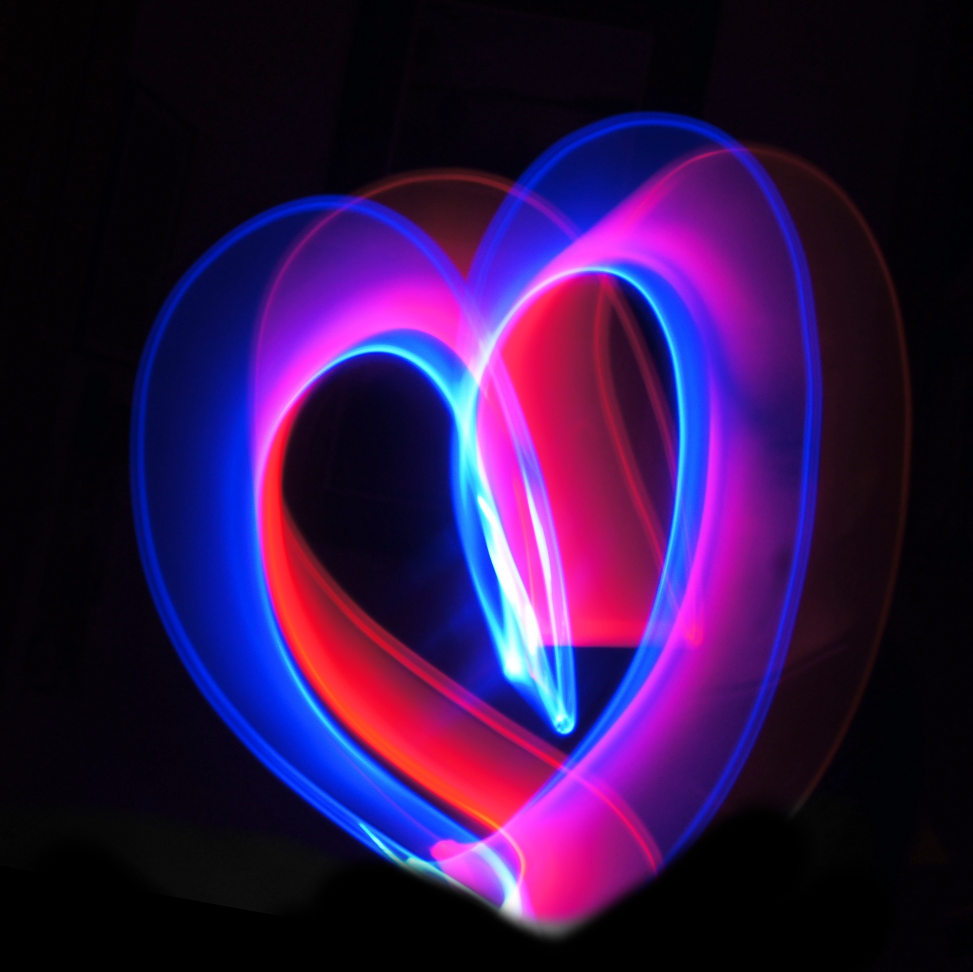
#> input picture love_logo.png, 2917 x 2915 px, found by its file name (shown at 1/3 size)
$ python verify_hidden_watermark.py
#> lines starting #> are read from the running program, lines starting #| are printed output that depends on the picture
### lovev1/core/watermark.py
"""
Intelligent Watermark System with Energy-Based Placement

This module provides sophisticated watermarking capabilities:
- Energy-based optimal placement using Sobel gradients
- Rotating logo pool for variety
- Dynamic text transformations (rotate, scale, skew) based on image content
- Logo + "@e-v-l-o-v-e.bsky.social" text composite watermarks
"""

import os
import json
import math
import numpy as np
from PIL import Image, ImageDraw, ImageFont, ImageFilter, ImageEnhance
from scipy import ndimage
from typing import Tuple, Optional, List
import core.logging

# --- Configuration ---
WATERMARK_OPACITY = 0.25  # Default opacity (0-1)
WATERMARK_MAX_SIZE_RATIO = 0.15  # Max watermark size relative to image
WATERMARK_MIN_SIZE_RATIO = 0.08  # Min watermark size relative to image
WATERMARK_TEXT = "@e-v-l-o-v-e.bsky.social"
WATERMARK_MARGIN = 20  # Pixels from edge

# Logo rotation state file
LOGO_STATE_FILE = os.path.join(os.path.dirname(__file__), "..", "watermark_state.json")

# --- Logo Pool ---
def get_logo_paths() -> List[str]:
    """Get all available logo paths from the assets/logos directory."""
    base_dir = os.path.dirname(os.path.dirname(os.path.abspath(__file__)))
    logos_dir = os.path.join(base_dir, "assets", "logos")

    # Also check root directory for legacy logos
    root_logo = os.path.join(base_dir, "love_logo.png")
    assets_logo = os.path.join(base_dir, "assets")

    logo_paths = []

    # Add from logos directory
    if os.path.exists(logos_dir):
        for f in os.listdir(logos_dir):
            if f.lower().endswith(('.png', '.jpg', '.jpeg', '.webp')):
                logo_paths.append(os.path.join(logos_dir, f))

    # Add legacy logos if they exist and aren't duplicates
    for legacy in [root_logo]:  # Removed assets_logo dict
        if os.path.exists(legacy) and os.path.isfile(legacy):
            # Check if already in list by filename
            legacy_name = os.path.basename(legacy)
            if not any(os.path.basename(p) == legacy_name for p in logo_paths):
                logo_paths.append(legacy)

    return sorted(logo_paths)


def _load_logo_state() -> dict:
    """Load logo rotation state from file."""
    try:
        if os.path.exists(LOGO_STATE_FILE):
            with open(LOGO_STATE_FILE, 'r') as f:
                return json.load(f)
    except Exception as e:
        core.logging.log_event(f"Error loading logo state: {e}", "WARNING")
    return {"current_index": 0}


def _save_logo_state(state: dict):
    """Save logo rotation state to file."""
    try:
        with open(LOGO_STATE_FILE, 'w') as f:
            json.dump(state, f)
    except Exception as e:
        core.logging.log_event(f"Error saving logo state: {e}", "WARNING")


def get_next_logo() -> Optional[Image.Image]:
    """
    Returns the next logo from the rotating pool.
    Cycles through all available logos sequentially.
    """
    logo_paths = get_logo_paths()
    if not logo_paths:
        core.logging.log_event("No logos found in assets/logos directory", "WARNING")
        return None

    state = _load_logo_state()
    current_index = state.get("current_index", 0) % len(logo_paths)

    logo_path = logo_paths[current_index]

    # Update state for next call
    state["current_index"] = (current_index + 1) % len(logo_paths)
    state["last_logo"] = os.path.basename(logo_path)
    _save_logo_state(state)

    try:
        logo = Image.open(logo_path).convert("RGBA")
        core.logging.log_event(f"Using logo: {os.path.basename(logo_path)}", "INFO")
        return logo
    except Exception as e:
        core.logging.log_event(f"Error loading logo {logo_path}: {e}", "ERROR")
        return None


# --- Energy Analysis ---
def analyze_image_energy(image: Image.Image) -> np.ndarray:
    """
    Compute energy map using Sobel gradients.
    Low energy = flat/uniform areas ideal for watermarks.
    High energy = edges, details, busy areas to avoid.

    Args:
        image: PIL Image to analyze

    Returns:
        2D numpy array of energy values (same size as image)
    """
    # Convert to grayscale numpy array
    gray = np.array(image.convert('L'), dtype=np.float64)

    # Compute Sobel gradients
    dx = ndimage.sobel(gray, axis=1)  # Horizontal gradient
    dy = ndimage.sobel(gray, axis=0)  # Vertical gradient

    # Energy is magnitude of gradient
    energy = np.sqrt(dx**2 + dy**2)

    # Normalize to 0-1 range
    if energy.max() > 0:
        energy = energy / energy.max()

    return energy


def compute_local_orientation(energy_map: np.ndarray, region: Tuple[int, int, int, int]) -> float:
    """
    Analyze local gradients to determine optimal text rotation.
    Aligns text with dominant gradient direction for natural integration.

    Args:
        energy_map: Full image energy map
        region: (x, y, width, height) of the watermark region

    Returns:
        Optimal rotation angle in degrees (-30 to 30)
    """
    x, y, w, h = region

    # Extract region
    region_energy = energy_map[y:y+h, x:x+w]

    # Compute gradient direction in the region
    dy, dx = np.gradient(region_energy)

    # Average gradient direction
    avg_dx = np.mean(dx)
    avg_dy = np.mean(dy)

    # Calculate angle (clamped to reasonable range)
    if abs(avg_dx) > 0.001 or abs(avg_dy) > 0.001:
        angle = math.degrees(math.atan2(avg_dy, avg_dx))
        # Clamp to -30 to 30 degrees for subtle effect
        angle = max(-30, min(30, angle * 0.3))
    else:
        angle = 0

    return angle


def compute_local_skew(energy_map: np.ndarray, region: Tuple[int, int, int, int]) -> Tuple[float, float]:
    """
    Compute skew factors based on energy gradient flow.

    Args:
        energy_map: Full image energy map
        region: (x, y, width, height) of the watermark region

    Returns:
        (skew_x, skew_y) factors for affine transformation
    """
    x, y, w, h = region
    region_energy = energy_map[y:y+h, x:x+w]

    # Compute gradient
    dy, dx = np.gradient(region_energy)

    # Skew based on gradient variation
    skew_x = np.std(dx) * 0.1  # Subtle horizontal skew
    skew_y = np.std(dy) * 0.1  # Subtle vertical skew

    # Clamp to reasonable values
    skew_x = max(-0.15, min(0.15, skew_x))
    skew_y = max(-0.15, min(0.15, skew_y))

    return skew_x, skew_y


def find_optimal_watermark_position(
    image: Image.Image,
    watermark_size: Tuple[int, int],
    energy_map: Optional[np.ndarray] = None
) -> Tuple[int, int, float, float]:
    """
    Find position with lowest energy that fits the watermark.

    Args:
        image: Source image
        watermark_size: (width, height) of watermark
        energy_map: Pre-computed energy map (optional)

    Returns:
        (x, y, angle, scale) for optimal placement
    """
    if energy_map is None:
        energy_map = analyze_image_energy(image)

    img_w, img_h = image.size
    wm_w, wm_h = watermark_size

    # Define candidate regions (corners and edges, avoiding center)
    margin = WATERMARK_MARGIN
    candidates = [
        # Bottom-right (most common)
        (img_w - wm_w - margin, img_h - wm_h - margin),
        # Bottom-left
        (margin, img_h - wm_h - margin),
        # Top-right
        (img_w - wm_w - margin, margin),
        # Top-left
        (margin, margin),
        # Bottom-center
        ((img_w - wm_w) // 2, img_h - wm_h - margin),
        # Right-center
        (img_w - wm_w - margin, (img_h - wm_h) // 2),
    ]

    best_pos = candidates[0]
    best_energy = float('inf')

    for x, y in candidates:
        # Ensure within bounds
        x = max(0, min(x, img_w - wm_w))
        y = max(0, min(y, img_h - wm_h))

        # Calculate average energy in this region
        region = energy_map[y:y+wm_h, x:x+wm_w]
        avg_energy = np.mean(region)

        if avg_energy < best_energy:
            best_energy = avg_energy
            best_pos = (x, y)

    x, y = best_pos

    # Compute optimal rotation based on local gradients
    angle = compute_local_orientation(energy_map, (x, y, wm_w, wm_h))

    # Scale based on energy variance (lower variance = can be larger)
    region = energy_map[y:y+wm_h, x:x+wm_w]
    variance = np.var(region)
    # Scale inversely with variance (busy areas get smaller watermark)
    scale = 1.0 - (variance * 0.3)
    scale = max(0.7, min(1.0, scale))

    return x, y, angle, scale


# --- Watermark Creation ---
def create_text_watermark(
    text: str,
    font_size: int,
    opacity: float = 1.0,
    rotation: float = 0,
    skew: Tuple[float, float] = (0, 0)
) -> Image.Image:
    """
    Creates a text watermark image.

    Args:
        text: Text to render
        font_size: Font size in points
        opacity: Opacity (0-1)
        rotation: Rotation angle
        skew: Skew factors

    Returns:
        RGBA image of the text
    """
    # Find font
    font_paths = [
        "/usr/share/fonts/truetype/dejavu/DejaVuSans-Bold.ttf",
        "/usr/share/fonts/truetype/liberation/LiberationSans-Bold.ttf",
        "C:\\Windows\\Fonts\\arialbd.ttf",
        "C:\\Windows\\Fonts\\impact.ttf",
    ]

    font = None
    for path in font_paths:
        try:
            if os.path.exists(path):
                font = ImageFont.truetype(path, font_size)
                break
        except Exception:
            continue

    if font is None:
        font = ImageFont.load_default()

    # Calculate size
    dummy_img = Image.new('RGBA', (1, 1))
    dummy_draw = ImageDraw.Draw(dummy_img)
    text_bbox = dummy_draw.textbbox((0, 0), text, font=font)
    text_width = text_bbox[2] - text_bbox[0]
    text_height = text_bbox[3] - text_bbox[1]

    # Create image with padding for rotation/skew
    padding = int(max(text_width, text_height) * 0.5)
    img_size = (text_width + padding * 2, text_height + padding * 2)

    watermark = Image.new('RGBA', img_size, (0, 0, 0, 0))
    draw = ImageDraw.Draw(watermark)

    # Draw text centered
    x = (img_size[0] - text_width) // 2
    y = (img_size[1] - text_height) // 2

    # White text with optional opacity
    alpha = int(255 * opacity)
    text_color = (255, 255, 255, alpha)

    draw.text((x, y), text, font=font, fill=text_color)

    # Cropping box to trim empty space after transforms
    bbox = [x, y, x + text_width, y + text_height]

    # Apply rotation
    if abs(rotation) > 0.5:
        watermark = watermark.rotate(rotation, expand=True, resample=Image.Resampling.BICUBIC)

    # Apply skew
    if abs(skew[0]) > 0.01 or abs(skew[1]) > 0.01:
        w, h = watermark.size
        skew_x, skew_y = skew
        coeffs = (1, skew_x, -skew_x * h / 2,
                  skew_y, 1, -skew_y * w / 2)
        watermark = watermark.transform(
            (w, h),
            Image.Transform.AFFINE,
            coeffs,
            resample=Image.Resampling.BICUBIC
        )

    return watermark.crop(watermark.getbbox())


def mask_energy_region(energy_map: np.ndarray, region: Tuple[int, int, int, int]) -> np.ndarray:
    """
    Mask a region in the energy map by setting it to maximum energy.
    Used to prevent overlapping watermarks.

    Args:
        energy_map: Source energy map
        region: (x, y, w, h) to mask

    Returns:
        Modified energy map
    """
    result = energy_map.copy()
    x, y, w, h = region

    # Ensure bounds
    h_map, w_map = result.shape
    x = max(0, min(x, w_map))
    y = max(0, min(y, h_map))
    w = min(w, w_map - x)
    h = min(h, h_map - y)

    # Set to max energy (1.0) plus a buffer to discourage placing right next to it
    result[y:y+h, x:x+w] = 1.0

    return result


# --- Main Entry Point ---
def apply_watermark(
    image: Image.Image,
    opacity: float = WATERMARK_OPACITY,
    force_position: Optional[Tuple[int, int]] = None
) -> Image.Image:
    """
    Main entry point - applies intelligent split watermarks (Logo + Hidden Text).

    Args:
        image: Source PIL Image
        opacity: Watermark opacity (0-1) for the main logo
        force_position: Optional forced (x, y) position for the LOGO

    Returns:
        Image with watermarks applied
    """
    try:
        if image.mode not in ('RGB', 'RGBA'):
            image = image.convert('RGB')

        img_w, img_h = image.size
        energy_map = analyze_image_energy(image)

        # --- 1. Place Main Logo ---
        logo = get_next_logo()
        if logo:
            # Calculate optimal logo size
            max_logo_size = int(min(img_w, img_h) * WATERMARK_MAX_SIZE_RATIO)
            min_logo_size = int(min(img_w, img_h) * WATERMARK_MIN_SIZE_RATIO)
            target_logo_size = max(min_logo_size, min(max_logo_size, 150)) # Cap at 150px

            # Resize logo maintaining aspect ratio
            aspect = logo.width / logo.height
            if aspect > 1:
                logo_w = target_logo_size
                logo_h = int(target_logo_size / aspect)
            else:
                logo_h = target_logo_size
                logo_w = int(target_logo_size * aspect)

            logo_resized = logo.resize((logo_w, logo_h), Image.Resampling.LANCZOS)

            # Find position
            if force_position:
                lx, ly = force_position
                l_angle = 0
                l_scale = 1.0
            else:
                lx, ly, l_angle, l_scale = find_optimal_watermark_position(
                    image,
                    (logo_w, logo_h),
                    energy_map
                )

            # Apply opacity to logo
            if opacity < 1.0:
                alpha = logo_resized.split()[3] if 'A' in logo_resized.getbands() else logo_resized.convert('RGBA').split()[3]
                alpha = ImageEnhance.Brightness(alpha).enhance(opacity)
                logo_resized.putalpha(alpha)

            # Paste logo
            if image.mode != 'RGBA':
                image = image.convert('RGBA')

            # Adjust position to be safe within image
            lx = max(WATERMARK_MARGIN, min(lx, img_w - logo_w - WATERMARK_MARGIN))
            ly = max(WATERMARK_MARGIN, min(ly, img_h - logo_h - WATERMARK_MARGIN))

            image.paste(logo_resized, (lx, ly), logo_resized)

            core.logging.log_event(f"Logo placed at ({lx}, {ly})", "INFO")

            # Update energy map to mask the logo area + margin
            mask_margin = 20
            energy_map = mask_energy_region(
                energy_map,
                (lx - mask_margin, ly - mask_margin, logo_w + mask_margin*2, logo_h + mask_margin*2)
            )

        # --- 2. Place Hidden "@e-v-l-o-v-e.bsky.social" Text ---
        # Fixed small size ~8pt (approx 11px at 96dpi, but let's say 12px for visibility)
        # We'll scale it slightly with image size but keep it small
        base_font_size = 12
        font_scale = min(img_w, img_h) / 1024
        font_size = int(max(12, base_font_size * font_scale))

        # Generate text image to get dimensions
        text_img_temp = create_text_watermark(WATERMARK_TEXT, font_size)
        tw, th = text_img_temp.size

        # Find position for text using updated energy map
        tx, ty, t_angle, t_scale = find_optimal_watermark_position(
            image,
            (tw, th),
            energy_map
        )

        # Compute skew for text to make it blend organically
        t_skew = compute_local_skew(energy_map, (tx, ty, tw, th))

        # Create final text watermark
        hidden_text = create_text_watermark(
            WATERMARK_TEXT,
            font_size,
            opacity=0.15, # Very subtle
            rotation=t_angle,
            skew=t_skew
        )

        # Paste text
        tx = max(WATERMARK_MARGIN, min(tx, img_w - hidden_text.width - WATERMARK_MARGIN))
        ty = max(WATERMARK_MARGIN, min(ty, img_h - hidden_text.height - WATERMARK_MARGIN))

        image.paste(hidden_text, (tx, ty), hidden_text)

        core.logging.log_event(f"Hidden '{WATERMARK_TEXT}' placed at ({tx}, {ty})", "INFO")

        return image.convert('RGB')

    except Exception as e:
        core.logging.log_event(f"Error applying watermark: {e}", "ERROR")
        return image


# --- Utility Functions ---
# [30 lines left out: functions generate_energy_visualization, get_watermark_stats, not called in this run]

### core/logging.py
import logging
import sys
import re
import threading
import time
import os

# --- CONFIGURATION & GLOBALS ---
LOG_FILE = "love.log"
log_file_stream = None
ui_panel_queue = None


# [7 lines left out: function initialize_logging_with_ui_queue, not called in this run]


def log_event(*args, level="INFO", from_ui=False, **kwargs):
    """
    A custom print function that writes to the log file, the standard
    logging module, and sends a structured log object to the UI queue.
    """
    global log_file_stream

    # Check if the last argument is a valid log level (handling common misuse of positional args)
    valid_levels = {"DEBUG", "INFO", "WARNING", "ERROR", "CRITICAL"}
    if args and isinstance(args[-1], str) and args[-1].upper() in valid_levels:
        # If the user passed the level as the last positional argument
        level = args[-1]
        args = args[:-1]

    # Bolt Optimization: Check if we need to log before constructing the message string.
    # This avoids expensive string concatenation and object stringification for disabled log levels.

    level_upper = level.upper()
    level_map = {
        "DEBUG": logging.DEBUG,
        "INFO": logging.INFO,
        "WARNING": logging.WARNING,
        "ERROR": logging.ERROR,
        "CRITICAL": logging.CRITICAL
    }
    level_int = level_map.get(level_upper, logging.INFO)

    # Check if logging is enabled for this level
    logger = logging.getLogger()
    is_log_enabled = logger.isEnabledFor(level_int)

    # If not enabled for standard logger AND (not enabled for UI or came from UI), we can skip.
    # Note: UI queue logic matches isEnabledFor(level_int) in the original code.
    should_log_to_ui = (ui_panel_queue is not None) and (not from_ui) and is_log_enabled

    if not is_log_enabled and not should_log_to_ui:
        return

    message = " ".join(map(str, args))

    # Story 6: Separate Artifact Logging
    # Detect large ASCII blocks or artifacts and redirect them to artifacts.log
    # Heuristic: Message is long (> 500 chars) and contains multiple newlines, or explicitly marked
    if len(message) > 500 and message.count('\n') > 10:
        try:
            artifact_file = "artifacts.log"
            timestamp = datetime.now().strftime("%Y-%m-%d %H:%M:%S")
            # Calculate a unique ID for the artifact
            import hashlib
            artifact_id = hashlib.md5(message.encode()).hexdigest()[:8]

            with open(artifact_file, "a", encoding="utf-8") as f:
                f.write(f"\n--- ARTIFACT {artifact_id} [{timestamp}] ---\n")
                f.write(message)
                f.write(f"\n--- END ARTIFACT {artifact_id} ---\n")

            # Replace message with pointer
            message = f"[ARTIFACT STRIPPED] Large output logged to {artifact_file} (ID: {artifact_id})"
        except Exception as e:
            # Fallback to normal logging if artifact write fails
            pass

    # Also write to the Python logger with the specified level
    if level_upper == "INFO":
        logging.info(message)
    elif level_upper == "WARNING":
        logging.warning(message)
    elif level_upper == "ERROR":
        logging.error(message)
    elif level_upper == "CRITICAL":
        logging.critical(message)
    elif level_upper == "DEBUG":
        logging.debug(message)
    else:
        logging.info(message)  # Default to INFO

    # Bolt Optimization: Filter out noisy libraries unless verbose is explicit
    # This prevents the UI/Logs from being flooded with HTTP/WebSocket debugging
    noisy_sources = ["urllib3", "http", "websockets", "asyncio", "httpx"]
    is_noisy = any(src in message.lower() for src in noisy_sources)

    # If it's a noisy log and we are NOT in verbose mode (checking DEBUG level), skip UI/File
    # We allow ERROR/CRITICAL from these sources to pass through
    if is_noisy and level_int < logging.WARNING and not logger.isEnabledFor(logging.DEBUG):
        return

    # If the UI queue is configured and this log didn't come from the UI,
    # create a structured log object and send it to the display.
    if should_log_to_ui:
        try:
            log_object = {
                "type": "log_message",
                "timestamp": time.time(),
                "level": level_upper,
                "message": message,
            }
            ui_panel_queue.put(log_object)
        except Exception as e:
            # If this fails, we can't display it, but we should log the failure.
            logging.error(f"Failed to queue log event for UI display: {e}")


class AnsiStrippingTee(object):
    """
    A thread-safe, file-like object that redirects stderr.
    It writes to the original stderr and to our log file, stripping ANSI codes.
    This is now primarily for capturing external library errors.
    """
    # [28 lines left out: functions __init__, write, flush, not called in this run]

    def isatty(self):
        # This helps libraries like 'rich' correctly render to stderr if needed.
        return hasattr(self.stderr_stream, 'isatty') and self.stderr_stream.isatty()


# [81 lines left out: functions set_log_level, setup_global_logging, not called in this run]


class ScopedDiagnosticLogger:
    """
    A context manager for logging the start, end, and exceptions of a code block.
    """
    def __init__(self, name, log_level=logging.DEBUG):
        self.name = name
        self.log_level_name = logging.getLevelName(log_level)

    def __enter__(self):
        log_event(f"Initiating: {self.name}", level=self.log_level_name)
        return self

    # [9 lines left out: function __exit__, not called in this run]

### lovev1/tests/verify_hidden_watermark.py
import os
import sys
import numpy as np
from PIL import Image

# Add core to path
project_root = os.path.abspath(os.path.join(os.path.dirname(__file__), ".."))
if project_root not in sys.path:
    sys.path.insert(0, project_root)

from core.watermark import apply_watermark

def create_test_image(width=1024, height=1024):
    """Create a gradient image to test energy map."""
    # Create gradient
    x = np.linspace(0, 1, width)
    y = np.linspace(0, 1, height)
    xv, yv = np.meshgrid(x, y)

    # Simple pattern: Low energy in corners, high energy in center
    z = np.sin(xv * 10) * np.cos(yv * 10)

    # Normalize to 0-255
    data = ((z + 1) / 2 * 255).astype(np.uint8)

    return Image.fromarray(data).convert("RGB")

def main():
    print("Creating test image...")
    img = create_test_image()
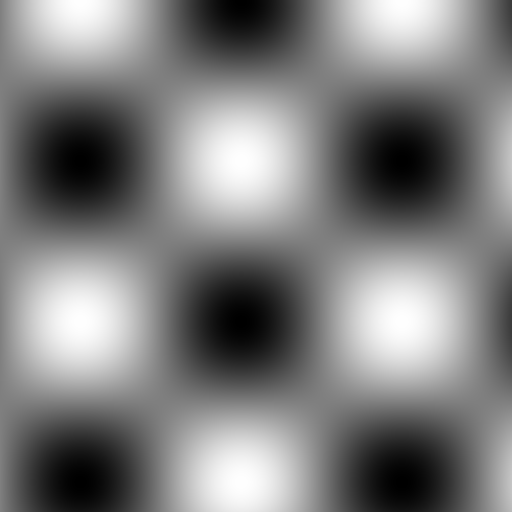
#> img: PIL image 1024x1024 RGB (shown at 1/2 size); min 0, max 254, mean 125.7

    print("Applying watermark...")
    result = apply_watermark(img)
#> in analyze_image_energy, `dx = ndimage.sobel(gray, axis=1)`:
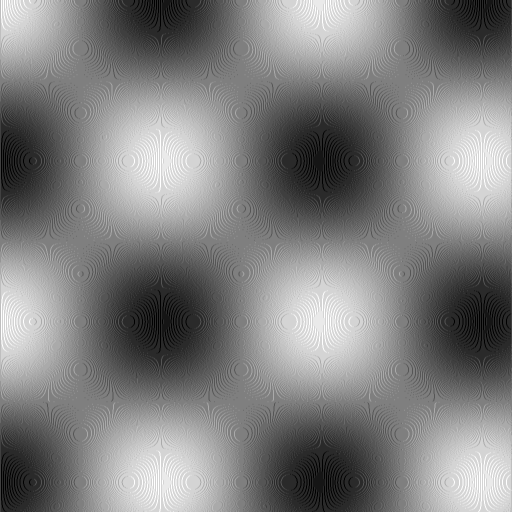
#> dx: shape (1024, 1024) float64 (shown at 1/2 size); min -12, max 12, mean 0.0294; drawn with min black and max white
#> (the rest of the program and of its run is left out)
